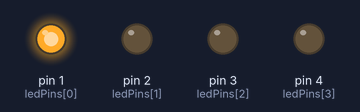
Simulated run of this sketch. Board: Arduino Uno, built with avr-gcc and run on an emulated ATmega328P. On the bench: output pins drawn as LEDs (lit = HIGH).

Above: at 0.04 s.
At 0.67 s:
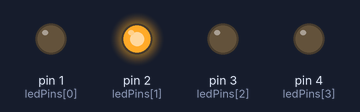
At 1.39 s:
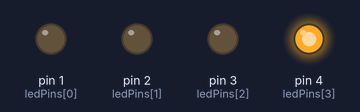
At 2.92 s:
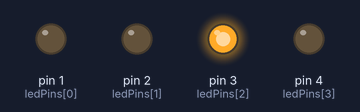
Timing chart, 0 to 3.2 s (numbered marks = the images above):
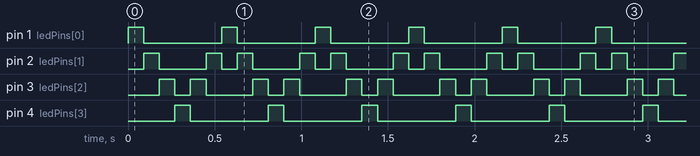

The sketch:

sketch.ino
```cpp
const int ledPins[] = {1, 2, 3, 4}; // 4 consecutive GPIO pins (GPIO 1, 2, 3, 4)
const int numLeds = 4;
int delayTime = 90; // Speed of the Knight Rider scanner

void setup() {
  for (int i = 0; i < numLeds; i++) {
    pinMode(ledPins[i], OUTPUT);
  }
}

void loop() {
  // Scan forward: LED 1 -> 2 -> 3 -> 4
  for (int i = 0; i < numLeds; i++) {
    digitalWrite(ledPins[i], HIGH);
    delay(delayTime);
    digitalWrite(ledPins[i], LOW);
  }

  // Scan backward: LED 3 -> 2
  for (int i = numLeds - 2; i > 0; i--) {
    digitalWrite(ledPins[i], HIGH);
    delay(delayTime);
    digitalWrite(ledPins[i], LOW);
  }
}
```

Measured:
- by itself, pin 1 (ledPins[0]), pin 4 (ledPins[3]): alternates HIGH for 0.09 s and LOW for 0.45 s
- by itself, pin 2 (ledPins[1]): repeats every 0.54 s: LOW 0.27 s, HIGH 0.09 s, LOW 0.09 s, HIGH 0.09 s
- by itself, pin 3 (ledPins[2]): repeats every 0.54 s: LOW 0.09 s, HIGH 0.09 s, LOW 0.27 s, HIGH 0.09 s
